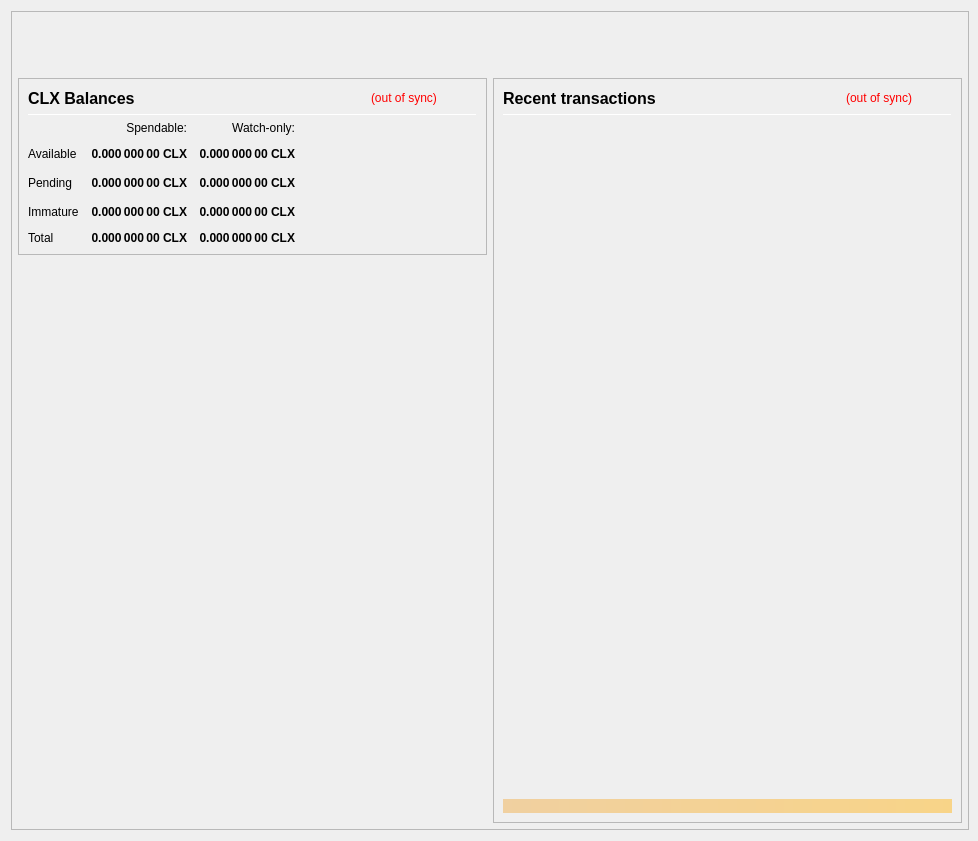
<?xml version="1.0" encoding="UTF-8"?>
<ui version="4.0">
 <class>OverviewPage</class>
 <widget class="QWidget" name="OverviewPage">
  <property name="geometry">
   <rect>
    <x>0</x>
    <y>0</y>
    <width>978</width>
    <height>841</height>
   </rect>
  </property>
  <property name="minimumSize">
   <size>
    <width>960</width>
    <height>682</height>
   </size>
  </property>
  <property name="font">
   <font>
    <weight>50</weight>
    <bold>false</bold>
   </font>
  </property>
  <property name="windowTitle">
   <string>Form</string>
  </property>
  <layout class="QVBoxLayout" name="topLayout" stretch="0">
   <property name="rightMargin">
    <number>9</number>
   </property>
   <item>
    <widget class="QFrame" name="frame_BG">
     <property name="minimumSize">
      <size>
       <width>850</width>
       <height>610</height>
      </size>
     </property>
     <property name="maximumSize">
      <size>
       <width>16777215</width>
       <height>16777215</height>
      </size>
     </property>
     <property name="frameShape">
      <enum>QFrame::StyledPanel</enum>
     </property>
     <property name="frameShadow">
      <enum>QFrame::Raised</enum>
     </property>
     <layout class="QVBoxLayout" name="verticalLayout_3" stretch="0">
      <property name="leftMargin">
       <number>0</number>
      </property>
      <property name="topMargin">
       <number>0</number>
      </property>
      <property name="rightMargin">
       <number>0</number>
      </property>
      <property name="bottomMargin">
       <number>6</number>
      </property>
      <item>
       <layout class="QVBoxLayout" name="verticalLayout_Master" stretch="0,1">
        <property name="leftMargin">
         <number>0</number>
        </property>
        <property name="topMargin">
         <number>0</number>
        </property>
        <property name="rightMargin">
         <number>0</number>
        </property>
        <property name="bottomMargin">
         <number>0</number>
        </property>
        <item>
         <widget class="QFrame" name="frame_Header">
          <layout class="QVBoxLayout" name="verticalLayout_Header" stretch="0">
           <property name="leftMargin">
            <number>0</number>
           </property>
           <property name="topMargin">
            <number>0</number>
           </property>
           <property name="rightMargin">
            <number>0</number>
           </property>
           <property name="bottomMargin">
            <number>0</number>
           </property>
           <item>
            <layout class="QHBoxLayout" name="horizontalLayout_Header" stretch="1,0">
             <property name="spacing">
              <number>6</number>
             </property>
             <item>
              <spacer name="horizontalSpacer_Header">
               <property name="orientation">
                <enum>Qt::Horizontal</enum>
               </property>
               <property name="sizeHint" stdset="0">
                <size>
                 <width>40</width>
                 <height>20</height>
                </size>
               </property>
              </spacer>
             </item>
             <item>
              <widget class="QLabel" name="labelOverviewHeaderRight">
               <property name="minimumSize">
                <size>
                 <width>464</width>
                 <height>60</height>
                </size>
               </property>
               <property name="maximumSize">
                <size>
                 <width>16777215</width>
                 <height>60</height>
                </size>
               </property>
               <property name="font">
                <font>
                 <pointsize>14</pointsize>
                </font>
               </property>
               <property name="text">
                <string/>
               </property>
               <property name="alignment">
                <set>Qt::AlignRight|Qt::AlignTrailing|Qt::AlignVCenter</set>
               </property>
              </widget>
             </item>
            </layout>
           </item>
          </layout>
         </widget>
        </item>
        <item>
         <widget class="QFrame" name="frame_Content">
          <layout class="QVBoxLayout" name="verticalLayout_Content">
           <property name="leftMargin">
            <number>6</number>
           </property>
           <property name="topMargin">
            <number>0</number>
           </property>
           <property name="rightMargin">
            <number>6</number>
           </property>
           <property name="bottomMargin">
            <number>0</number>
           </property>
           <item>
            <layout class="QHBoxLayout" name="horizontalLayout_Content" stretch="1,1">
             <property name="spacing">
              <number>6</number>
             </property>
             <item>
              <layout class="QVBoxLayout" name="verticalLayout_left" stretch="0,0">
               <item>
                <widget class="QFrame" name="frameBalances">
                 <property name="frameShape">
                  <enum>QFrame::StyledPanel</enum>
                 </property>
                 <property name="frameShadow">
                  <enum>QFrame::Raised</enum>
                 </property>
                 <layout class="QVBoxLayout" name="verticalLayout_4">
                  <item>
                   <layout class="QHBoxLayout" name="hlBalancesHeader" stretch="2,0,0">
                    <property name="spacing">
                     <number>6</number>
                    </property>
                    <item>
                     <widget class="QLabel" name="labelBalances">
                      <property name="minimumSize">
                       <size>
                        <width>0</width>
                        <height>0</height>
                       </size>
                      </property>
                      <property name="font">
                       <font>
                        <pointsize>12</pointsize>
                        <weight>75</weight>
                        <bold>true</bold>
                       </font>
                      </property>
                      <property name="text">
                       <string>CLX Balances</string>
                      </property>
                     </widget>
                    </item>
                    <item>
                     <widget class="QLabel" name="labelWalletStatus">
                      <property name="cursor">
                       <cursorShape>WhatsThisCursor</cursorShape>
                      </property>
                      <property name="toolTip">
                       <string>The displayed information may be out of date. Your wallet automatically synchronizes with the CoinClix network after a connection is established, but this process has not completed yet.</string>
                      </property>
                      <property name="styleSheet">
                       <string notr="true">QLabel { color: red; }</string>
                      </property>
                      <property name="text">
                       <string notr="true">(out of sync)</string>
                      </property>
                      <property name="alignment">
                       <set>Qt::AlignLeading|Qt::AlignLeft|Qt::AlignVCenter</set>
                      </property>
                     </widget>
                    </item>
                    <item>
                     <spacer name="hsBalancesHeader">
                      <property name="orientation">
                       <enum>Qt::Horizontal</enum>
                      </property>
                      <property name="sizeHint" stdset="0">
                       <size>
                        <width>40</width>
                        <height>20</height>
                       </size>
                      </property>
                     </spacer>
                    </item>
                   </layout>
                  </item>
                  <item>
                   <widget class="Line" name="lineBalances">
                    <property name="minimumSize">
                     <size>
                      <width>0</width>
                      <height>1</height>
                     </size>
                    </property>
                    <property name="maximumSize">
                     <size>
                      <width>16777215</width>
                      <height>1</height>
                     </size>
                    </property>
                    <property name="orientation">
                     <enum>Qt::Horizontal</enum>
                    </property>
                   </widget>
                  </item>
                  <item>
                   <layout class="QGridLayout" name="gridLayout">
                    <property name="spacing">
                     <number>12</number>
                    </property>
                    <item row="2" column="2">
                     <widget class="QLabel" name="labelWatchPending">
                      <property name="font">
                       <font>
                        <weight>75</weight>
                        <bold>true</bold>
                       </font>
                      </property>
                      <property name="cursor">
                       <cursorShape>ArrowCursor</cursorShape>
                      </property>
                      <property name="toolTip">
                       <string>Unconfirmed transactions to watch-only addresses</string>
                      </property>
                      <property name="text">
                       <string notr="true">0.000 000 00 CLX</string>
                      </property>
                      <property name="alignment">
                       <set>Qt::AlignRight|Qt::AlignTrailing|Qt::AlignVCenter</set>
                      </property>
                      <property name="textInteractionFlags">
                       <set>Qt::NoTextInteraction</set>
                      </property>
                     </widget>
                    </item>
                    <item row="2" column="1">
                     <widget class="QLabel" name="labelUnconfirmed">
                      <property name="font">
                       <font>
                        <weight>75</weight>
                        <bold>true</bold>
                       </font>
                      </property>
                      <property name="cursor">
                       <cursorShape>ArrowCursor</cursorShape>
                      </property>
                      <property name="toolTip">
                       <string>Total of transactions that have yet to be confirmed, and do not yet count toward the spendable balance</string>
                      </property>
                      <property name="text">
                       <string notr="true">0.000 000 00 CLX</string>
                      </property>
                      <property name="alignment">
                       <set>Qt::AlignRight|Qt::AlignTrailing|Qt::AlignVCenter</set>
                      </property>
                      <property name="textInteractionFlags">
                       <set>Qt::NoTextInteraction</set>
                      </property>
                     </widget>
                    </item>
                    <item row="3" column="2">
                     <widget class="QLabel" name="labelWatchImmature">
                      <property name="font">
                       <font>
                        <weight>75</weight>
                        <bold>true</bold>
                       </font>
                      </property>
                      <property name="cursor">
                       <cursorShape>ArrowCursor</cursorShape>
                      </property>
                      <property name="toolTip">
                       <string>Staked or masternode rewards in watch-only addresses that has not yet matured</string>
                      </property>
                      <property name="text">
                       <string notr="true">0.000 000 00 CLX</string>
                      </property>
                      <property name="alignment">
                       <set>Qt::AlignRight|Qt::AlignTrailing|Qt::AlignVCenter</set>
                      </property>
                      <property name="textInteractionFlags">
                       <set>Qt::NoTextInteraction</set>
                      </property>
                     </widget>
                    </item>
                    <item row="4" column="0">
                     <widget class="QLabel" name="labelTotalText">
                      <property name="text">
                       <string>Total</string>
                      </property>
                      <property name="textInteractionFlags">
                       <set>Qt::NoTextInteraction</set>
                      </property>
                     </widget>
                    </item>
                    <item row="3" column="1">
                     <widget class="QLabel" name="labelImmature">
                      <property name="font">
                       <font>
                        <weight>75</weight>
                        <bold>true</bold>
                       </font>
                      </property>
                      <property name="cursor">
                       <cursorShape>ArrowCursor</cursorShape>
                      </property>
                      <property name="toolTip">
                       <string>Staked or masternode rewards that has not yet matured</string>
                      </property>
                      <property name="text">
                       <string notr="true">0.000 000 00 CLX</string>
                      </property>
                      <property name="alignment">
                       <set>Qt::AlignRight|Qt::AlignTrailing|Qt::AlignVCenter</set>
                      </property>
                      <property name="textInteractionFlags">
                       <set>Qt::NoTextInteraction</set>
                      </property>
                     </widget>
                    </item>
                    <item row="2" column="3">
                     <spacer name="hsBalances">
                      <property name="orientation">
                       <enum>Qt::Horizontal</enum>
                      </property>
                      <property name="sizeHint" stdset="0">
                       <size>
                        <width>40</width>
                        <height>20</height>
                       </size>
                      </property>
                     </spacer>
                    </item>
                    <item row="3" column="0">
                     <widget class="QLabel" name="labelImmatureText">
                      <property name="text">
                       <string>Immature</string>
                      </property>
                      <property name="textInteractionFlags">
                       <set>Qt::NoTextInteraction</set>
                      </property>
                     </widget>
                    </item>
                    <item row="4" column="1">
                     <widget class="QLabel" name="labelTotal">
                      <property name="font">
                       <font>
                        <weight>75</weight>
                        <bold>true</bold>
                       </font>
                      </property>
                      <property name="cursor">
                       <cursorShape>ArrowCursor</cursorShape>
                      </property>
                      <property name="toolTip">
                       <string>Your current total balance</string>
                      </property>
                      <property name="text">
                       <string notr="true">0.000 000 00 CLX</string>
                      </property>
                      <property name="alignment">
                       <set>Qt::AlignRight|Qt::AlignTrailing|Qt::AlignVCenter</set>
                      </property>
                      <property name="textInteractionFlags">
                       <set>Qt::NoTextInteraction</set>
                      </property>
                     </widget>
                    </item>
                    <item row="4" column="2">
                     <widget class="QLabel" name="labelWatchTotal">
                      <property name="font">
                       <font>
                        <weight>75</weight>
                        <bold>true</bold>
                       </font>
                      </property>
                      <property name="cursor">
                       <cursorShape>ArrowCursor</cursorShape>
                      </property>
                      <property name="toolTip">
                       <string>Current total balance in watch-only addresses</string>
                      </property>
                      <property name="text">
                       <string notr="true">0.000 000 00 CLX</string>
                      </property>
                      <property name="alignment">
                       <set>Qt::AlignRight|Qt::AlignTrailing|Qt::AlignVCenter</set>
                      </property>
                      <property name="textInteractionFlags">
                       <set>Qt::NoTextInteraction</set>
                      </property>
                     </widget>
                    </item>
                    <item row="0" column="2">
                     <widget class="QLabel" name="labelWatchonly">
                      <property name="text">
                       <string>Watch-only:</string>
                      </property>
                      <property name="alignment">
                       <set>Qt::AlignRight|Qt::AlignTrailing|Qt::AlignVCenter</set>
                      </property>
                     </widget>
                    </item>
                    <item row="1" column="0">
                     <widget class="QLabel" name="labelBalanceText">
                      <property name="text">
                       <string>Available</string>
                      </property>
                      <property name="textInteractionFlags">
                       <set>Qt::NoTextInteraction</set>
                      </property>
                     </widget>
                    </item>
                    <item row="1" column="1">
                     <widget class="QLabel" name="labelBalance">
                      <property name="font">
                       <font>
                        <weight>75</weight>
                        <bold>true</bold>
                       </font>
                      </property>
                      <property name="cursor">
                       <cursorShape>ArrowCursor</cursorShape>
                      </property>
                      <property name="toolTip">
                       <string>Your current spendable balance</string>
                      </property>
                      <property name="text">
                       <string notr="true">0.000 000 00 CLX</string>
                      </property>
                      <property name="alignment">
                       <set>Qt::AlignRight|Qt::AlignTrailing|Qt::AlignVCenter</set>
                      </property>
                      <property name="textInteractionFlags">
                       <set>Qt::NoTextInteraction</set>
                      </property>
                     </widget>
                    </item>
                    <item row="1" column="2">
                     <widget class="QLabel" name="labelWatchAvailable">
                      <property name="font">
                       <font>
                        <weight>75</weight>
                        <bold>true</bold>
                       </font>
                      </property>
                      <property name="cursor">
                       <cursorShape>ArrowCursor</cursorShape>
                      </property>
                      <property name="toolTip">
                       <string>Your current balance in watch-only addresses</string>
                      </property>
                      <property name="text">
                       <string notr="true">0.000 000 00 CLX</string>
                      </property>
                      <property name="alignment">
                       <set>Qt::AlignRight|Qt::AlignTrailing|Qt::AlignVCenter</set>
                      </property>
                      <property name="textInteractionFlags">
                       <set>Qt::NoTextInteraction</set>
                      </property>
                     </widget>
                    </item>
                    <item row="2" column="0">
                     <widget class="QLabel" name="labelPendingText">
                      <property name="text">
                       <string>Pending</string>
                      </property>
                      <property name="textInteractionFlags">
                       <set>Qt::NoTextInteraction</set>
                      </property>
                     </widget>
                    </item>
                    <item row="0" column="1">
                     <widget class="QLabel" name="labelSpendable">
                      <property name="text">
                       <string>Spendable:</string>
                      </property>
                      <property name="alignment">
                       <set>Qt::AlignRight|Qt::AlignTrailing|Qt::AlignVCenter</set>
                      </property>
                     </widget>
                    </item>
                   </layout>
                  </item>
                 </layout>
                </widget>
               </item>
               <item>
                <spacer name="verticalSpacer">
                 <property name="orientation">
                  <enum>Qt::Vertical</enum>
                 </property>
                 <property name="sizeHint" stdset="0">
                  <size>
                   <width>20</width>
                   <height>40</height>
                  </size>
                 </property>
                </spacer>
               </item>
              </layout>
             </item>
             <item>
              <layout class="QVBoxLayout" name="verticalLayout_right" stretch="1">
               <item>
                <widget class="QFrame" name="frame_RecentTransactions">
                 <property name="minimumSize">
                  <size>
                   <width>0</width>
                   <height>0</height>
                  </size>
                 </property>
                 <property name="frameShape">
                  <enum>QFrame::StyledPanel</enum>
                 </property>
                 <property name="frameShadow">
                  <enum>QFrame::Raised</enum>
                 </property>
                 <layout class="QVBoxLayout" name="verticalLayout_1" stretch="0,0,0,0,0">
                  <item>
                   <layout class="QHBoxLayout" name="horizontalLayout_2" stretch="2,0,0">
                    <property name="spacing">
                     <number>3</number>
                    </property>
                    <item>
                     <widget class="QLabel" name="label_4">
                      <property name="minimumSize">
                       <size>
                        <width>0</width>
                        <height>20</height>
                       </size>
                      </property>
                      <property name="font">
                       <font>
                        <pointsize>12</pointsize>
                        <weight>75</weight>
                        <bold>true</bold>
                       </font>
                      </property>
                      <property name="text">
                       <string>Recent transactions</string>
                      </property>
                     </widget>
                    </item>
                    <item>
                     <widget class="QLabel" name="labelTransactionsStatus">
                      <property name="cursor">
                       <cursorShape>WhatsThisCursor</cursorShape>
                      </property>
                      <property name="toolTip">
                       <string>The displayed information may be out of date. Your wallet automatically synchronizes with the CoinClix network after a connection is established, but this process has not completed yet.</string>
                      </property>
                      <property name="styleSheet">
                       <string notr="true">QLabel { color: red; }</string>
                      </property>
                      <property name="text">
                       <string notr="true">(out of sync)</string>
                      </property>
                      <property name="alignment">
                       <set>Qt::AlignRight|Qt::AlignTrailing|Qt::AlignVCenter</set>
                      </property>
                     </widget>
                    </item>
                    <item>
                     <spacer name="horizontalSpacer">
                      <property name="orientation">
                       <enum>Qt::Horizontal</enum>
                      </property>
                      <property name="sizeHint" stdset="0">
                       <size>
                        <width>40</width>
                        <height>20</height>
                       </size>
                      </property>
                     </spacer>
                    </item>
                   </layout>
                  </item>
                  <item>
                   <widget class="Line" name="line">
                    <property name="minimumSize">
                     <size>
                      <width>0</width>
                      <height>1</height>
                     </size>
                    </property>
                    <property name="maximumSize">
                     <size>
                      <width>16777215</width>
                      <height>1</height>
                     </size>
                    </property>
                    <property name="orientation">
                     <enum>Qt::Horizontal</enum>
                    </property>
                   </widget>
                  </item>
                  <item>
                   <widget class="QListView" name="listTransactions">
                    <property name="minimumSize">
                     <size>
                      <width>0</width>
                      <height>0</height>
                     </size>
                    </property>
                    <property name="styleSheet">
                     <string notr="true">QListView { background: transparent; }</string>
                    </property>
                    <property name="frameShape">
                     <enum>QFrame::NoFrame</enum>
                    </property>
                    <property name="verticalScrollBarPolicy">
                     <enum>Qt::ScrollBarAlwaysOff</enum>
                    </property>
                    <property name="horizontalScrollBarPolicy">
                     <enum>Qt::ScrollBarAlwaysOff</enum>
                    </property>
                    <property name="selectionMode">
                     <enum>QAbstractItemView::NoSelection</enum>
                    </property>
                   </widget>
                  </item>
                  <item>
                   <spacer name="verticalSpacer_2">
                    <property name="orientation">
                     <enum>Qt::Vertical</enum>
                    </property>
                    <property name="sizeType">
                     <enum>QSizePolicy::Expanding</enum>
                    </property>
                    <property name="sizeHint" stdset="0">
                     <size>
                      <width>20</width>
                      <height>40</height>
                     </size>
                    </property>
                   </spacer>
                  </item>
                  <item>
                   <widget class="QLabel" name="labelAlerts">
                    <property name="maximumSize">
                     <size>
                      <width>16777215</width>
                      <height>16777215</height>
                     </size>
                    </property>
                    <property name="styleSheet">
                     <string notr="true">background-color: qlineargradient(x1: 0, y1: 0, x2: 1, y2: 0, stop:0 #F0D0A0, stop:1 #F8D488); color:#000000;</string>
                    </property>
                    <property name="text">
                     <string/>
                    </property>
                    <property name="wordWrap">
                     <bool>true</bool>
                    </property>
                    <property name="margin">
                     <number>3</number>
                    </property>
                   </widget>
                  </item>
                 </layout>
                </widget>
               </item>
              </layout>
             </item>
            </layout>
           </item>
          </layout>
         </widget>
        </item>
       </layout>
      </item>
     </layout>
    </widget>
   </item>
  </layout>
 </widget>
 <resources/>
 <connections/>
</ui>
